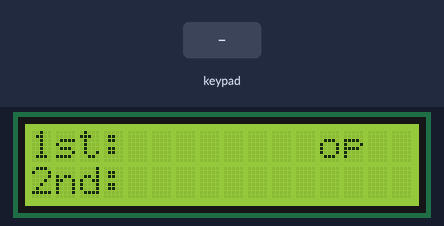
The sketch below on a simulated Arduino Uno, built with avr-gcc and run on an emulated ATmega328P. Parts: 16×2 character LCD. The inputs (shaded band) are chosen by the test bench.

Above: at 7.1 s.
7.2 s: keypad keys 7 + 5 = pressed 0.4 s apart
At 8.7 s:
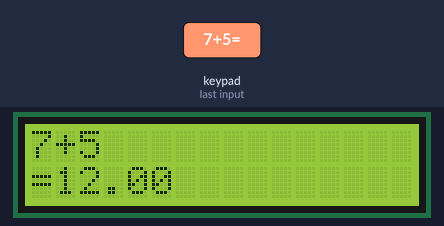
10.3 s: key '+' pressed
At 11.2 s:
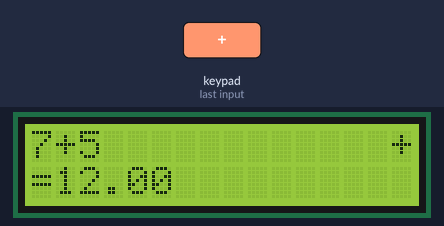
11.8 s: key '1' pressed
At 12.3 s:
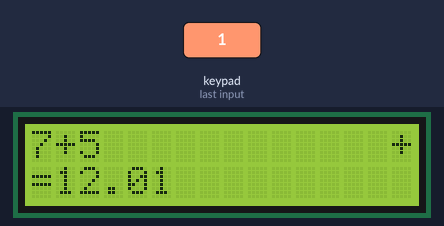
13.3 s: keypad keys 9 8 7 6 pressed 0.4 s apart
At 15.4 s:
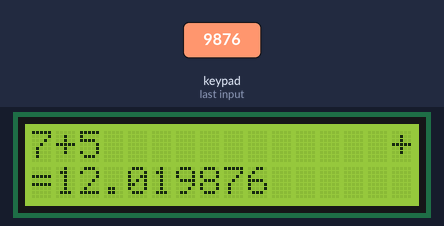
16.4 s: keypad keys 9 8 7 6 = pressed 0.4 s apart
At 18.8 s:
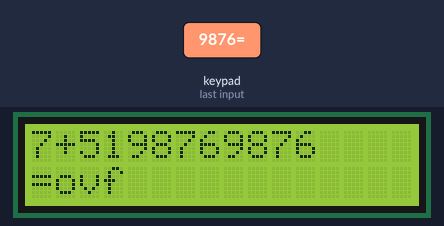
19.9 s: key '*' pressed
At 20.6 s:
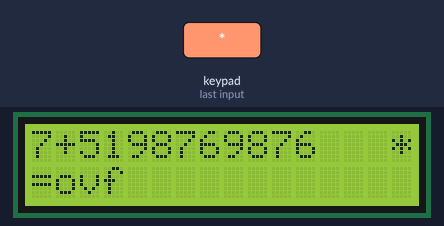
Timing chart, 0 to 22.4 s (numbered marks = the images above; inputs shaded):
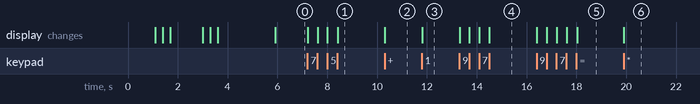

Measured:
- after the input at 7.2 s, the display: first changes at once (image 1 shows a later state)
- after the input at 10.3 s, the display: changes at once (image 2)
- after the input at 11.8 s, the display: changes at once (image 3)
- after the input at 13.3 s, the display: first changes at once (image 4 shows a later state)
- after the input at 16.4 s, the display: first changes at once (image 5 shows a later state)
- after the input at 19.9 s, the display: changes at once (image 6)

The sketch:

calculator-4x4-keyboard-lcd.ino
```cpp
// tinkercad: working
// arduino: not yet tried

#include<Keypad.h>
#include<Adafruit_LiquidCrystal.h>
#include<Wire.h>

const byte ROWS = 4;
const byte COLS = 4;
char keys[ROWS][COLS] = {
  {'1', '2', '3', '+'},
  {'4', '5', '6', '-'},
  {'7', '8', '9', 'C'},
  {'*', '0', '=', '/'}
};

byte rowPins[ROWS] = {9, 8, 7, 6};
byte colPins[COLS] = {5, 4, 3, 2};

// Created instances
Keypad myKeypad = Keypad(makeKeymap(keys), rowPins, colPins, ROWS, COLS);
Adafruit_LiquidCrystal lcd_1(0);

boolean firstNumState = true;
String firstNum = "";
String secondNum = "";
float result = 0.0;
char operatr = ' ';

void setup() {
  lcd_1.begin(0,0);
  lcd_1.setCursor(0, 0);
  lcd_1.print("Arduino Calculator");
  lcd_1.setCursor(0, 1);
  lcd_1.print("by MakerPro");
  delay(1000);
  scrollDisplay();
  clr();
}

void loop() {
  char newKey = myKeypad.getKey();
  if (newKey != NO_KEY && (newKey == '1' || newKey == '2' || newKey == '3' || newKey == '4' || newKey == '5' || newKey == '6' || newKey == '7' || newKey == '8' || newKey == '9' || newKey == '0')) {
    if (firstNumState == true) {
      firstNum = firstNum + newKey;
      lcd_1.print(newKey);
    }
    else {
      secondNum = secondNum + newKey;
      lcd_1.print(newKey);
    }
  }
  if (newKey != NO_KEY && (newKey == '+' || newKey == '-' || newKey == '*' || newKey == '/')) {
    if (firstNumState == true) {
      operatr = newKey;
      firstNumState = false;
      lcd_1.setCursor(15, 0);
      lcd_1.print(operatr);
      lcd_1.setCursor(5, 1);
    }
  }
  if (newKey != NO_KEY && newKey == '=') {
    if (operatr == '+') {
      result = firstNum.toFloat() + secondNum.toFloat();
    }
    if (operatr == '-') {
      result = firstNum.toFloat() - secondNum.toFloat();
    }
    if (operatr == '*') {
      result = firstNum.toFloat() * secondNum.toFloat();
    }
    if (operatr == '/') {
      result = firstNum.toFloat() / secondNum.toFloat();
    }
    lcd_1.clear();
    lcd_1.setCursor(0, 0);
    lcd_1.print(firstNum);
    lcd_1.print(operatr);
    lcd_1.print(secondNum);
    lcd_1.setCursor(0, 1);
    lcd_1.print("=");
    lcd_1.print(result);
    firstNumState = true;
  }
  if (newKey != NO_KEY && newKey == 'C') {
    clr();
  }
}

void scrollDisplay() {
  // scroll 13 positions (string length) to the left
  // to move it offscreen left:
  for (int positionCounter = 0; positionCounter < 3; positionCounter++) {
    // scroll one position left:
    lcd_1.scrollDisplayLeft();
    // wait a bit:
    delay(300);
  }
  delay(1000);

  // scroll 29 positions (string length + display length) to the right
  // to move it offscreen right:
  for (int positionCounter = 0; positionCounter < 3; positionCounter++) {
    // scroll one position right:
    lcd_1.scrollDisplayRight();
    // wait a bit:
    delay(300);
  }
  delay(2000);
}

void clr() {
  lcd_1.clear();
  lcd_1.setCursor(0, 0);
  lcd_1.print("1st: ");
  lcd_1.setCursor(12, 0);
  lcd_1.print("op ");
  lcd_1.setCursor(0, 1);
  lcd_1.print("2nd: ");
  lcd_1.setCursor(5, 0);
  firstNum = "";
  secondNum = "";
  result = 0;
  operatr = ' ';
}
```
